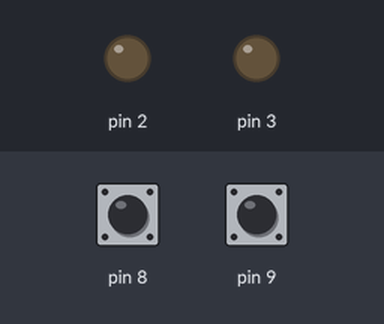
The sketch below on a simulated Arduino Uno, built with avr-gcc and run on an emulated ATmega328P. On the bench: output pins drawn as LEDs (lit = HIGH). Inputs (shaded band) come from the test bench; at power-on: pin 8 HIGH, pin 9 HIGH.

Above: at 1.2 s.
1.3 s: pin 8 pulled LOW for 0.15 s
At 1.37 s:
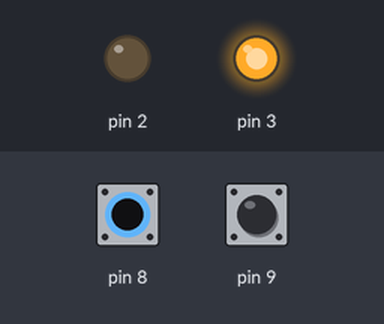
2.9 s: pin 9 pulled LOW for 0.15 s
At 2.97 s:
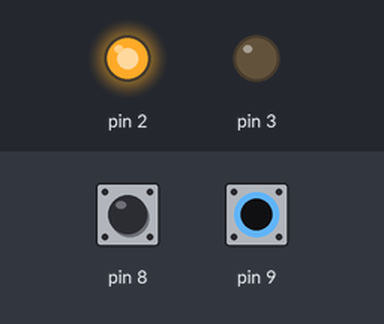
4.5 s: pin 9 pulled LOW for 3.2 s
At 8.6 s:
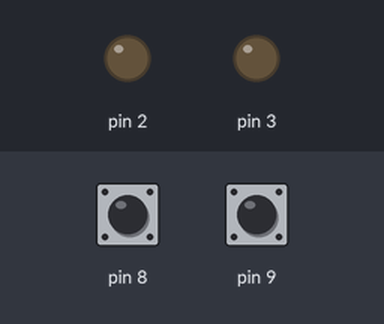
9.2 s: pin 8 pulled LOW for 3.2 s
At 9.7 s:
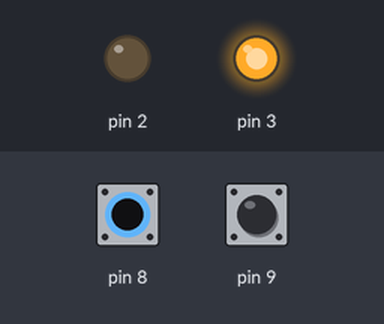
13.9 s: pin 8 driven LOW and pin 9 driven LOW
At 14.5 s:
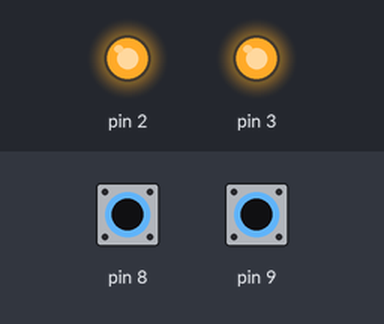
Timing chart, 0 to 16.4 s (numbered marks = the images above; inputs shaded):
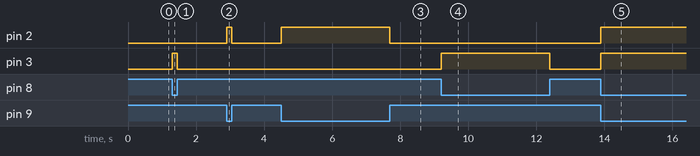

The sketch:

project_IoT_1_Led.ino
```cpp
void setup() {
  pinMode(2, OUTPUT);
  pinMode(3, OUTPUT);
  pinMode(8, INPUT_PULLUP);
  pinMode(9, INPUT_PULLUP);

}

void loop() {
  if(!digitalRead(9))
  {
    digitalWrite(2, HIGH);
  }
  else
  {
    digitalWrite(2, LOW);
  }
  if(!digitalRead(8))
  {
    digitalWrite(3, HIGH);
  }
  else
  {
    digitalWrite(3, LOW);
  }

}
```

Measured:
- after the input at 1.3 s, pin 3: LOW → HIGH at once, → LOW 0.15 s later
- after the input at 2.9 s, pin 2: LOW → HIGH at once, → LOW 0.15 s later
- after the input at 4.5 s, pin 2: LOW → HIGH at once, → LOW 3.2 s later
- after the input at 9.2 s, pin 3: LOW → HIGH at once, → LOW 3.2 s later
- after the input at 13.9 s, pin 2, pin 3: LOW → HIGH at once
